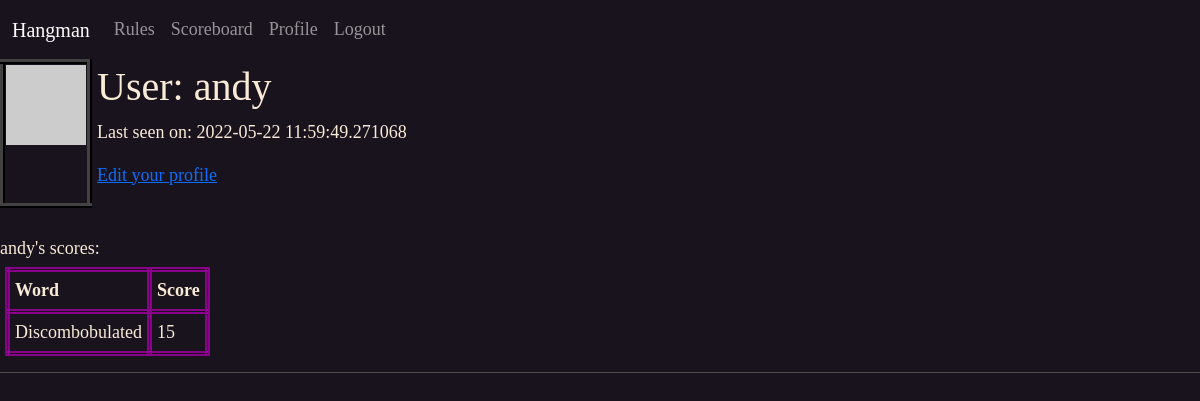
/user/andy (signed in), run on an earlier commit of the app's database.
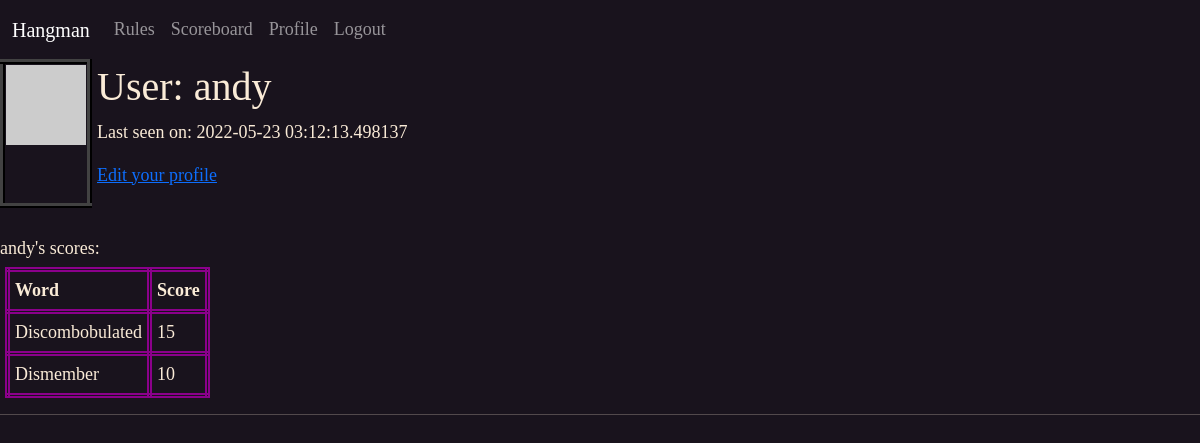
And on a later commit of the database.
### app/models.py (models this page shows, shortened)
class User(UserMixin, db.Model):
    id = db.Column(db.Integer, primary_key=True)
    email = db.Column(db.String(60), index=True, unique=True)
    username = db.Column(db.String(60), index=True, unique=True)
    password_hash = db.Column(db.String(128))
    last_seen = db.Column(db.DateTime, default=datetime.utcnow())
    def avatar(self, size):
        digest = md5('hangguest@protonmail.com'.lower().encode('utf-8')).hexdigest()
        return 'https://www.gravatar.com/avatar/{}?d=retro&s={}'.format(digest,size)

class Words(db.Model):
    id = db.Column(db.Integer, primary_key=True)
    word = db.Column(db.String(60), index=True, unique=True)
    definition = db.Column(db.String(60), index=True, unique=True)

### app/routes.py (the view)
@app.route('/user/<username>')
@login_required
def user(username):
    user = User.query.filter_by(username=username).first_or_404()
    dict = {}
    for score in Scores.query.filter_by(user_id=current_user.id).all():
        dict[f"{Words.query.get(score.word_id).word}"] = f"{score.number_of_guesses}"
    return render_template('user.html', user=user, dict=dict)

### app/models.py (called while the page is built)
@login.user_loader
def load_user(id):
    return User.query.get(int(id))

### app/routes.py (called while the page is built)
@app.before_request
def before_request():
    if current_user.is_authenticated:
        current_user.last_seen = datetime.utcnow()
        db.session.commit()

### app/templates/user.html
{% extends "base.html" %}
{% block content %}
<table>
    <tr valign="top">
        <td id="profilePic"><img src="{{ user.avatar(128) }}"></td>
        <td style="padding-left:5px;">
            <h1>User: {{ user.username }}</h1>
            {% if user.last_seen %}
                <p>Last seen on: {{ user.last_seen }}</p>
                {% endif %}
            {% if user == current_user and user.username != 'guest' %}
            <p><a href="{{ url_for('edit_profile') }}">Edit your profile</a></p>
            {% endif %}
        </td>
    </tr>
</table><br>
{{ user.username }}'s scores:
<table id="stats">
    <tr>
        <th style="border: 5px double darkmagenta; padding: 5px;">Word</th>
        <th style="border: 5px double darkmagenta; padding: 5px;">Score</th>
    </tr>
    {% for key,value in dict.items() %}
    <tr>
        <td style="border: 5px double darkmagenta; padding: 5px;">{{key}}</td>
        <td style="border: 5px double darkmagenta; padding: 5px;">{{value}}</td>
    </tr>
    {% endfor %}
</table>
{% endblock %}

What changed in the data, as far as the page shows it:
changed User "andy": last_seen "2022-05-22 11:59:49.271068" → "2022-05-23 03:12:13.498137"
now on this page (row unchanged): Words: word "Dismember", value "10"
